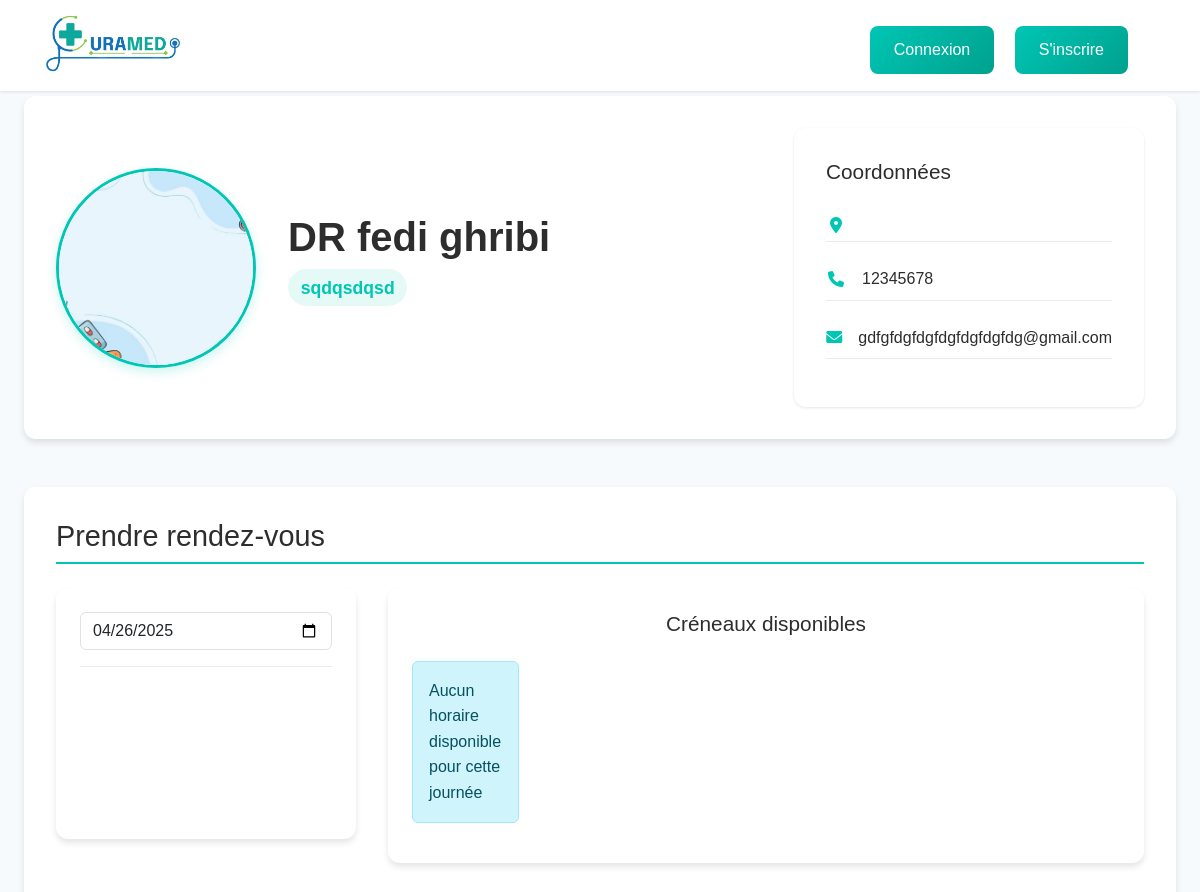
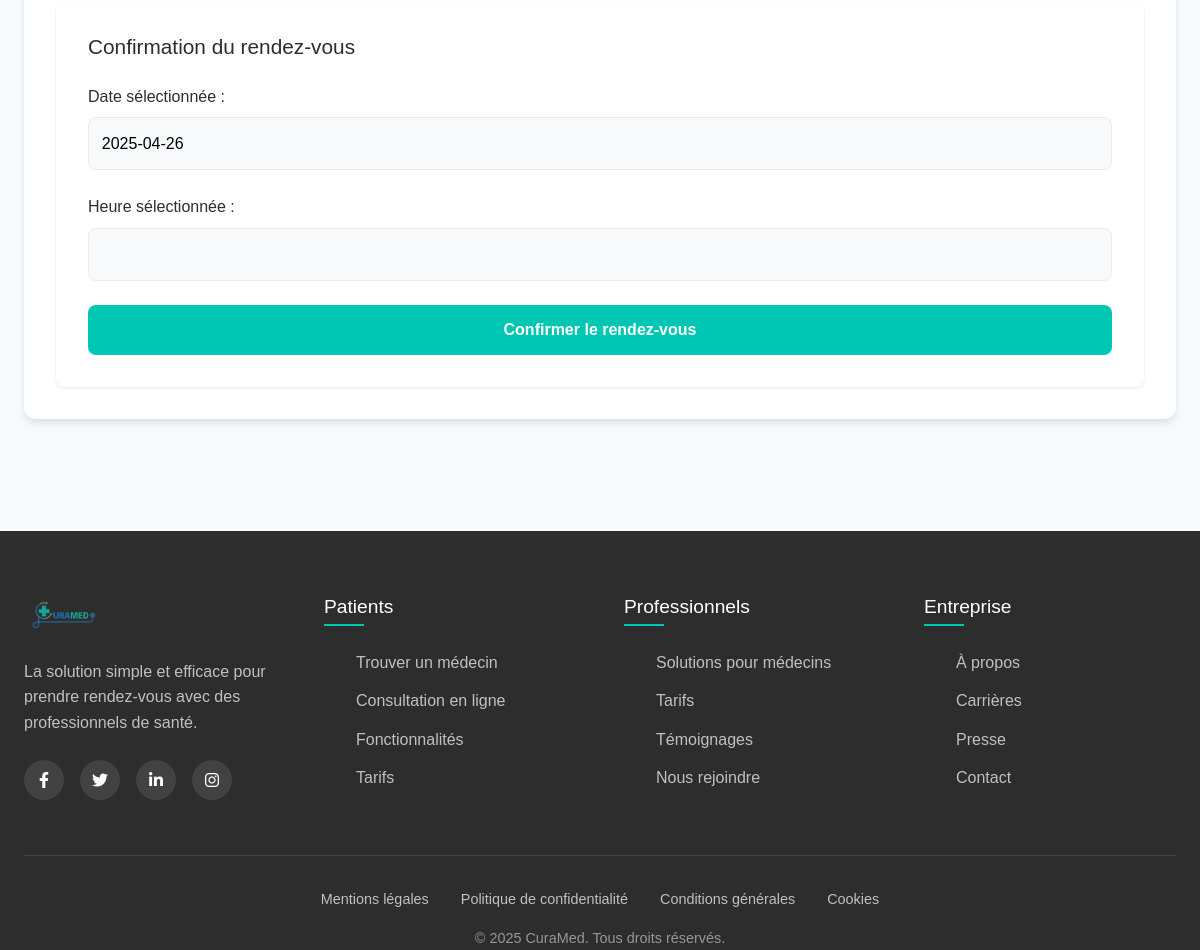
Page /profile.php?id=73 on the committed database (2 pictures, top to bottom).
### tables this page shows
CREATE TABLE `medecin` (
  `id_medecin` int(11) NOT NULL,
  `specialite` varchar(20) NOT NULL,
  `adresse_cabinet` varchar(50) NOT NULL,
  `experience` text NOT NULL,
  `ville` varchar(10) NOT NULL
);

CREATE TABLE `utilisateur` (
  `id_utilisateur` int(11) NOT NULL,
  `nom` varchar(50) NOT NULL,
  `prenom` varchar(50) NOT NULL,
  `age` int(11) NOT NULL,
  `email` varchar(50) NOT NULL,
  `mot_de_passe` text NOT NULL,
  `telephone` varchar(11) NOT NULL,
  `type_utilisateur` enum('patient','medecin') NOT NULL,
  `photo_profil` text NOT NULL,
  `role` enum('admin','regular') NOT NULL DEFAULT 'regular',
  `date_connexion` timestamp NOT NULL DEFAULT current_timestamp(),
  `genre` enum('homme','femme') NOT NULL
);

### profile.php (the view, shortened to what this page needs)
<?php
$conn = mysqli_connect("localhost", "root", "", "curamed");
if (isset($_GET['id'])) {
    $medecin_id = intval($_GET['id']);
} else {
    die("Aucun médecin spécifié.");
}
$req_medecin = "SELECT u.*, m.specialite, m.adresse_cabinet, m.experience
                FROM utilisateur u
                JOIN medecin m ON u.id_utilisateur = m.id_medecin
                WHERE u.id_utilisateur = ".$medecin_id;
$res_medecin = mysqli_query($conn, $req_medecin);
if ($res_medecin && mysqli_num_rows($res_medecin) > 0) {
    $medecin = mysqli_fetch_assoc($res_medecin);
} else {
    die("Médecin non trouvé.");
}
$rdv_existants = [];
$selectedDate = $_GET['date'] ?? date('Y-m-d');
$dayOfWeek = date('N', strtotime($selectedDate));
$jours = [1=>'Lundi',2=>'Mardi',3=>'Mercredi',4=>'Jeudi',5=>'Vendredi',6=>'Samedi',7=>'Dimanche'];
$scheduleQuery = "SELECT * FROM calendrier_medecin
                 WHERE id_medecin = $medecin_id
                 AND jour = '".$jours[$dayOfWeek]."'";
$scheduleResult = mysqli_query($conn, $scheduleQuery);
$schedule = $scheduleResult ? mysqli_fetch_assoc($scheduleResult) : null;
?>
<!DOCTYPE html>
<html lang="fr">
<head>
    <link rel="stylesheet" href="https://cdn.jsdelivr.net/npm/bootstrap@5.3.0/dist/css/bootstrap.min.css">
    <link rel="stylesheet" href="https://cdnjs.cloudflare.com/ajax/libs/font-awesome/6.0.0/css/all.min.css">
    <link href="https://cdn.jsdelivr.net/npm/bootstrap-icons@1.10.5/font/bootstrap-icons.css" rel="stylesheet">
    <link rel="stylesheet" href="styles/home.css">
</head>
<body>
<header class="header">
        <nav class="nav-container container">
            <a href="home.php" class="logo-link">
                <img src="images/logo.png" alt="CuraMed" class="logo-img">
            </a>
            <div class="nav-links">
                <?php if(isset($_SESSION['user_id'])) :?>
                <a href="search.php" class="nav-icon" title="Médecins">
                    <i class="fas fa-user-md"></i>
                </a>
                <div class="nav-icon notifications-wrapper" title="Notifications">
                    <i class="fas fa-bell"></i>
                    <?php
                    $conn = mysqli_connect("localhost", "root", "", "curamed");
                    $user_id = intval($_SESSION['user_id'] ?? 0);
                    $stmt = mysqli_prepare($conn,
                        "SELECT COUNT(*) as nb FROM notification WHERE id_utilisateur = ?");
                    mysqli_stmt_bind_param($stmt, "i", $user_id);
                    mysqli_stmt_execute($stmt);
                    $result = mysqli_stmt_get_result($stmt);
                    $row = mysqli_fetch_assoc($result);
                    ?>
                    <span class="notification-badge"><?= htmlspecialchars($row['nb']) ?></span>
            <div class="notifications-dropdown">
                <div class="notification-header">
                    <h5>Notifications</h5>
                </div>
                <div class="notification-list">
                    <?php
                    $stmt = mysqli_prepare($conn,
                        "SELECT id_rdv,id_notification, message FROM notification
                        WHERE id_utilisateur = ?");
                    mysqli_stmt_bind_param($stmt, "i", $user_id);
                    mysqli_stmt_execute($stmt);
                    $result = mysqli_stmt_get_result($stmt);
                    while ($row = mysqli_fetch_assoc($result)) :
                    ?>
                    <div class="notification-item">
                        <form method="POST" action="confirmation.php">
                            <input type="hidden" name="notification_id"
                                value="<?= htmlspecialchars($row['id_notification']) ?>">
                            <?php if(isset($_SESSION['type']) && $_SESSION['type'] == 'patient'): ?>
                            <button type="submit"
                                    name="dismiss_notification"
                                    class="notification-close-btn"
                                    title="Fermer la notification">&times;</button>
                            <?php endif; ?>
                            <p><?= htmlspecialchars($row['message']) ?></p>
                            <?php if(isset($_SESSION['type']) && $_SESSION['type'] == 'medecin'): ?>
                            <div class="action-buttons">
                                <button type="submit" name="accepter"
                                        class="icon-btn fas fa-check text-success"
                                        title="Accepter"></button>
                                <button type="submit" name="refuser"
                                        class="icon-btn fas fa-times text-danger"
                                        title="Refuser"></button>
                            </div>
                            <?php endif; ?>
                        </form>
                        </div>
                    <?php endwhile; ?>
                </div>
            </div>
        </div>
                <a href="appointments.html" class="nav-icon" title="Rendez-vous">
                    <i class="fas fa-calendar-alt"></i>
                </a>
                <div class="profile-dropdown">
                    <img src="<?php echo ($_SESSION['photo']); ?>" class="profile-image" alt="">
                    <div class="dropdown-menu">
                        <?php if(isset($_SESSION['type']) && $_SESSION['type'] =='patient') : ?>
                            <a href="profile_p.php" class="dropdown-item">
                        <?php else :?>
                            <a href="profile_d.php" class="dropdown-item">
                        <?php endif;?>
                            <i class="fas fa-user"></i> Mon profil
                        </a>
                        <a href="settings.php" class="dropdown-item">
                            <i class="fas fa-cog"></i> Paramètres
                        </a>
                        <?php
                         if(isset($_SESSION['role']) && $_SESSION['role'] == 'admin') : ?>
                            <a href="dashboard.php" class="dropdown-item">
                                <i class="fas fa-th-large"></i> Tableau de bord
                            </a>
                        <?php endif; ?>
                        <a href="logout.php" class="dropdown-item">
                            <i class="fas fa-sign-out-alt"></i> Se déconnecter
                        </a>
                    </div>
                </div>
                <button class="mobile-menu-btn d-lg-none">
                    <i class="fas fa-bars"></i>
                </button>
                <?php else : ?>
                <div class="container mt-5 text-center">
                    <a href="login.html" class="btn btn-custom mx-2">Connexion</a>
                    <a href="signup.html" class="btn btn-custom mx-2">S'inscrire</a>
                </div>
            </div>
        </nav>
        <?php endif ;?>
    </header>
    <section class="doctor-profile-section5">
        <div class="doctor-container5">
            <div class="doctor-header5">
                <div class="doctor-main-info5">
                    <img src="<?php echo htmlspecialchars($medecin['photo_profil'] ?: 'images/default-doctor.png'); ?>" alt="Dr. <?php echo htmlspecialchars($medecin['nom']); ?>" class="doctor-avatar-img5">
                    <div class="doctor-meta-info5">
                        <h1 class="doctor-full-name5"><?php echo htmlspecialchars("DR ".$medecin["nom"]." ". $medecin["prenom"]);?></h1>
                        <?php if (!empty($medecin['specialite'])): ?>
                            <p class="doctor-specialty5"><?php echo htmlspecialchars($medecin['specialite']); ?></p>
                        <?php endif; ?>
                    </div>
                </div>
                <div class="doctor-contact-box5">
                    <div class="doctor-contact-card5">
                        <h3>Coordonnées</h3>
                        <ul class="doctor-contact-list5">
                            <li><i class="fas fa-map-marker-alt"></i> <?php echo htmlspecialchars($medecin['adresse_cabinet']); ?></li>
                            <li><i class="fas fa-phone"></i> <?php echo htmlspecialchars($medecin['telephone']); ?></li>
                            <li><i class="fas fa-envelope"></i> <?php echo htmlspecialchars($medecin['email']); ?></li>
                        </ul>
                    </div>
                </div>
            </div>
            <div class="appointment-section5">
                <h2 class="appointment-title5">Prendre rendez-vous</h2>
                <div class="appointment-availability5">
                <div class="appointment-calendar5">
                    <div class="calendar-header5">
                        <input type="date" id="appointment-date"
                            class="form-control"
                            min="<?= date('Y-m-d') ?>"
                            value="<?= $selectedDate ?>"
                            onchange="updateTimeSlots(this.value)">
                    </div>
                </div>
                    <div class="appointment-time-slots5">
                        <h4>Créneaux disponibles</h4>
                        <div class="time-slots-grid5" id="time-slots15">
                        <?php
                            if ($schedule):
                                $start = strtotime($schedule['heure_debut']);
                                $end = strtotime($schedule['heure_fin']);
                                $pauseStart = strtotime($schedule['pause_debut']);
                                $pauseEnd = strtotime($schedule['pause_fin']);
                                $current = $start;
                                $availableSlots = 0;
                                while ($current < $end):
                                    if ($current >= $pauseStart && $current < $pauseEnd) {
                                        $current = strtotime('+30 minutes', $current);
                                        continue;
                                    }
                                    $time = date('H:i', $current);
                                    $datetime = date('Y-m-d H:i', strtotime($selectedDate . ' ' . $time));
                                    if ($selectedDate == date('Y-m-d') && isTimeInPast($selectedDate, $time)) {
                                        $current = strtotime('+30 minutes', $current);
                                        continue;
                                    }
                                    if (!in_array($datetime, $rdv_existants)):
                                        $availableSlots++;
                            ?>
                                        <div class="time-slot"
                                            data-time="<?= $time ?>"
                                            onclick="selectTime(this)">
                                            <?= $time ?>
                                        </div>
                            <?php
                                    endif;
                                    $current = strtotime('+30 minutes', $current);
                                endwhile;
                                if ($availableSlots === 0): ?>
                                    <div class="alert alert-info">
                                        <?= ($selectedDate == date('Y-m-d')) ?
                                            "Tous les créneaux disponibles pour aujourd'hui sont passés ou réservés" :
                                            "Tous les créneaux sont réservés pour cette journée" ?>
                                    </div>
                            <?php
                                endif;
                            else: ?>
                                <div class="alert alert-info">
                                    Aucun horaire disponible pour cette journée
                                </div>
                            <?php endif; ?>
                        </div>
                    </div>
                </div>
                <form class="appointment-form5" method="POST" id="rdv-form5">
                    <h3>Confirmation du rendez-vous</h3>
                    <div class="form-group5">
                        <label>Date sélectionnée :</label>
                        <input type="text" class="form-selected-date5"
                               id="selected-date" value="<?= $selectedDate ?>" readonly>
                    </div>
                    <div class="form-group5">
                        <label>Heure sélectionnée :</label>
                        <input type="text" class="form-selected-time5"
                               id="selected-time" readonly>
                    </div>
                    <button type="submit" class="btn btn-primary btn-confirm-appointment5"
                            name="prendre_rdv">Confirmer le rendez-vous</button>
                </form>
            </div>
        </div>
    </section>
    <footer class="footer">
        <div class="container">
            <div class="footer-grid">
                <div class="footer-col">
                    <img src="images\Untitled-1.png" alt="CuraMed" class="footer-logo">
                    <p>La solution simple et efficace pour prendre rendez-vous avec des professionnels de santé.</p>
                    <div class="social-links">
                        <a href="#"><i class="fab fa-facebook-f"></i></a>
                        <a href="#"><i class="fab fa-twitter"></i></a>
                        <a href="#"><i class="fab fa-linkedin-in"></i></a>
                        <a href="#"><i class="fab fa-instagram"></i></a>
                    </div>
                </div>
                <div class="footer-col">
                    <h4>Patients</h4>
                    <ul>
                        <li><a href="#">Trouver un médecin</a></li>
                        <li><a href="#">Consultation en ligne</a></li>
                        <li><a href="#">Fonctionnalités</a></li>
                        <li><a href="#">Tarifs</a></li>
                    </ul>
                </div>
                <div class="footer-col">
                    <h4>Professionnels</h4>
                    <ul>
                        <li><a href="#">Solutions pour médecins</a></li>
                        <li><a href="#">Tarifs</a></li>
                        <li><a href="#">Témoignages</a></li>
                        <li><a href="#">Nous rejoindre</a></li>
                    </ul>
                </div>
                <div class="footer-col">
                    <h4>Entreprise</h4>
                    <ul>
                        <li><a href="#">À propos</a></li>
                        <li><a href="#">Carrières</a></li>
                        <li><a href="#">Presse</a></li>
                        <li><a href="#">Contact</a></li>
                    </ul>
                </div>
            </div>
            <div class="footer-bottom">
                <div class="footer-links">
                    <a href="#">Mentions légales</a>
                    <a href="#">Politique de confidentialité</a>
                    <a href="#">Conditions générales</a>
                    <a href="#">Cookies</a>
                </div>
                <div class="copyright">
                    © 2025 CuraMed. Tous droits réservés.
                </div>
            </div>
        </div>
    </footer>
</body>
</html>

### rows in the picture
medecin: id_medecin.photo_profil (picture), id_medecin.prenom "DR fedi ghribi", specialite "sqdqsdqsd", id_medecin.telephone "12345678", id_medecin.email "gdfgfdgfdgfdgfdgfdgfdg@gmail.com"
